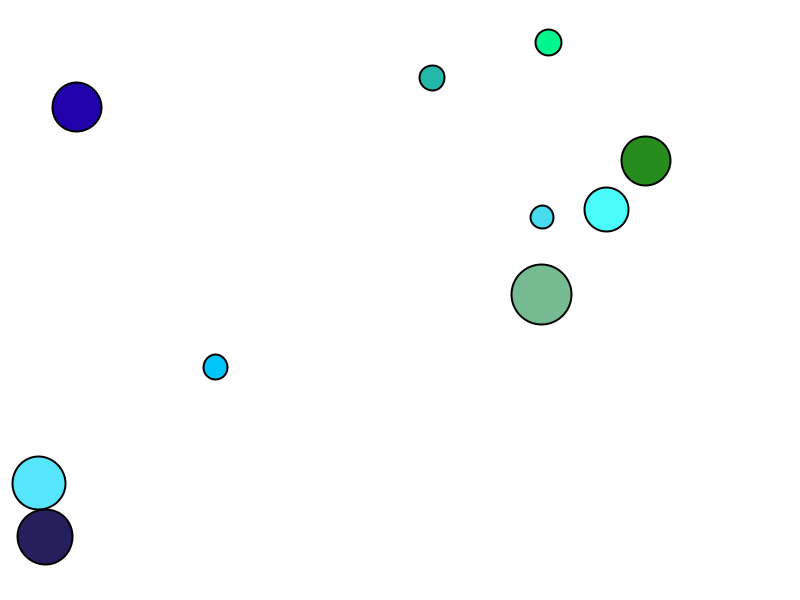
Frame 1 (no input)
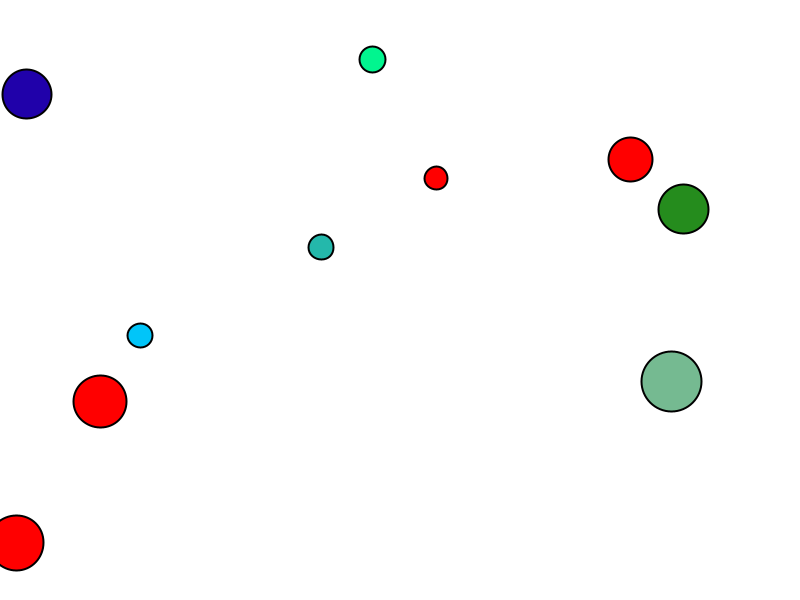
Frame 60 (the mouse pressed at the canvas centre just before this capture)
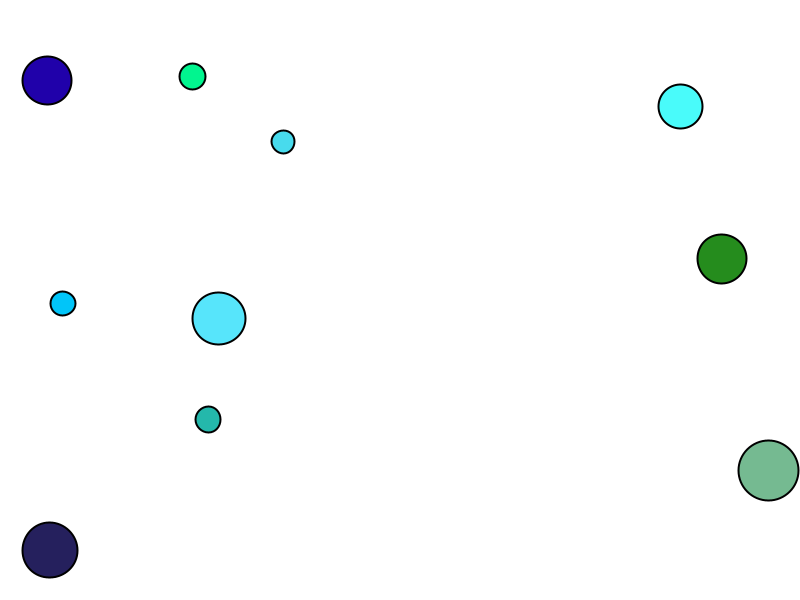
Frame 120 (the mouse held since frame 60 and released just before this capture)

The Processing sketch that drew these frames (run headless with seeded random() and noise(); from frame 60 on, the mouse is pressed at the canvas centre):

// Processing sketch: Lab4_4
// ── Lab4_4.pde
import java.util.Random;
Mover[] movers = new Mover[10];
Random rn = new Random();

void setup() 
{
  size(800,600);
  randomSeed(0);
  for (int i = 0; i < movers.length; i++) 
  {
       movers[i] = new Mover(random(10, 30), random(0 + 30, width - 30), random(0 + 30, height - 30), random(-3,3), random(-3,3));
  }
  

}

void draw() {
  
  background(255);

   for (int i = 0; i < movers.length; i++)
   {
     movers[i].update();
     for (int j = i +1; j < movers.length; j++)
     {
       movers[i].collisionCheck(movers[j]);
     }
     movers[i].display();
   }
  
  
}


  
// ── Mover.pde
class Mover {

  // The Mover tracks position, velocity, and acceleration 
  PVector position;
  PVector velocity;
  PVector acceleration;
  // The Mover's maximum speed
  float topspeed;
  float mass;
  float radius;
  float r = random(0,120);
  float g = random(0,255);
  float b = random(0,255);
  public float[] colour = {r,g,b};
  
  public float m= 0;

  
  
  
  Mover(float radius, float x, float y, float vX, float vY) {
    // Start in the center
    position = new PVector(x,y);
    this.radius = radius;
    velocity = new PVector(vX,vY);
    acceleration = new PVector(0, 0);
    topspeed = 10;
    mass = radius;
    
  }
  
  void applyForce(PVector force)
  {
    PVector f = PVector.div(force, mass);
    acceleration.add(f);
  }


  void update() {
    velocity.add(acceleration);
    velocity.limit(topspeed);
    position.add(velocity);
    acceleration.mult(0);
    checkEdges();
    System.out.println(parseInt(m));
    //print(double.parseInt(time));
    
    if (m + 1000 < millis() && colour[0] == 255 && colour[1] == 0 && colour[2] == 0)
    {
     colour[0] = r;
     colour[1] = g;
     colour[2] = b;
    }
  }

  void display() {
    stroke(0);
    strokeWeight(2);
    fill(colour[0],colour[1],colour[2]);
    ellipse(position.x,position.y,radius *2,radius * 2);
  }
  


  
  void checkEdges()
  {
   if(position.x > (width - (radius/2)))
   {
    velocity.x *= -1;
   }
   else if(position.x < 0+(radius/2))
   {
    velocity.x *= -1;
   }
   
   if(position.y > (height - (radius/2)))
   {
    velocity.y *= -1;
   }
   else if(position.y < 0+(radius/2))
   {
    velocity.y *= -1;
   }
  }
  
  float getRadius()
  {
   return radius; 
  }
  
   double getX()
  {
   return position.x; 
  }
  
   double getY()
  {
   return position.y; 
  }
  
  double getMass()
  {
   return mass; 
  }
  void collisionCheck(Mover ball)
  {
   if (PVector.sub(ball.position, this.position).mag() < (ball.radius + this.radius))
   {
      colliding(ball); 
      
      this.colour[0] = 255;
      this.colour[1] = 0;
      this.colour[2] = 0;
      
      ball.colour[0] = 255;
      ball.colour[1] = 0;
      ball.colour[2] = 0;
      
      this.m = millis();
      ball.m = millis();
   }
  }
   void colliding(Mover ball)
  {
    PVector v1;
    PVector v2;
    PVector u1 = this.velocity;
    PVector u2 = ball.velocity;
    float m1 = this.radius;
    float m2 = ball.radius;
    
    v1 = PVector.div(PVector.add(PVector.mult(u1, (m1-m2)) , (PVector.mult(u2, 2*m2))) , (m1 + m2));
    
    v2 = PVector.div(PVector.add(PVector.mult(u2,(m2-m1)) , (PVector.mult(u1, 2*m1))), (m1 + m2));
    
    
    this.velocity = v1;
    ball.velocity = v2;
  }
}
